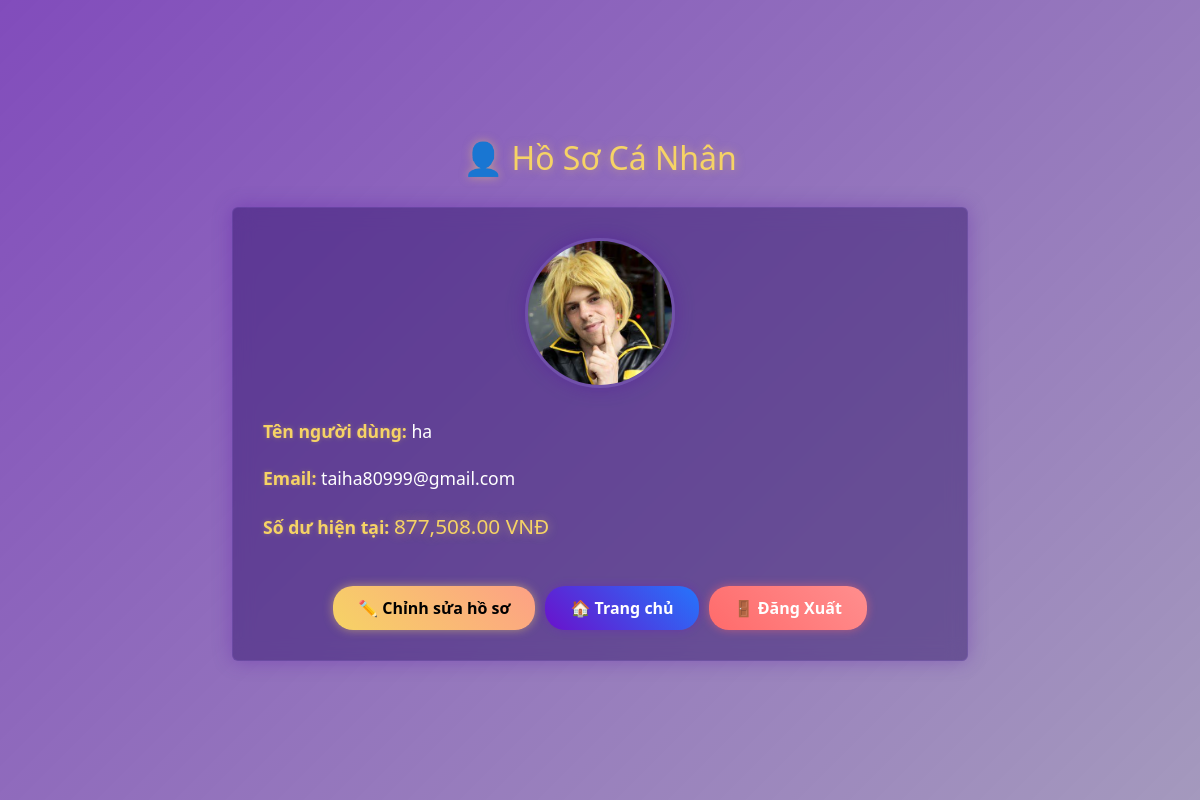
The page /pages/profile.php (signed in) on the database its author committed.
### tables this page shows
CREATE TABLE `users` (
  `id` int(11) NOT NULL,
  `username` varchar(255) NOT NULL,
  `password` varchar(255) NOT NULL,
  `role` varchar(50) NOT NULL DEFAULT 'user',
  `google_id` varchar(255) DEFAULT NULL,
  `facebook_id` varchar(255) DEFAULT NULL,
  `name` varchar(255) DEFAULT NULL,
  `email` varchar(255) NOT NULL,
  `balance` decimal(10,2) NOT NULL DEFAULT 0.00,
  `type` varchar(50) NOT NULL DEFAULT 'standard',
  `avatar` varchar(255) DEFAULT NULL,
  `reset_token` varchar(255) DEFAULT NULL,
  `reset_token_expires` datetime DEFAULT NULL,
  `token_expires` datetime DEFAULT NULL,
  `is_deleted` tinyint(1) DEFAULT 0,
  `deleted_at` datetime DEFAULT NULL
);

### pages/profile.php (the view, shortened to what this page needs)
<?php
include '../config.php';
$userId = $_SESSION['user_id'];
$sql = "SELECT username, email, balance, avatar FROM users WHERE id = ?";
$stmt = $conn->prepare($sql);
$stmt->bind_param("i", $userId);
$stmt->execute();
$stmt->bind_result($username, $email, $balance, $avatar);
if ($username && strpos($username, '@gmail.com') !== false) {
    $display_name = substr($username, 0, strpos($username, '@gmail.com'));
} else {
    $display_name = $username;
}
?>
<!DOCTYPE html>
<html lang="vi">
<head>
    <link rel="stylesheet" href="https://cdn.jsdelivr.net/npm/bootstrap@5.3.0/dist/css/bootstrap.min.css">
</head>
<body>
    <video class="video-background" autoplay muted loop playsinline>
        <source src="../images/video/background.mp4" type="video/mp4">
    </video>
    <div class="video-overlay"></div>
    <div class="container">
        <div class="row justify-content-center">
            <div class="col-md-8">
                <h2 class="text-center">👤 Hồ Sơ Cá Nhân</h2>
                <div class="card">
                    <div class="avatar-container">
                        <?php if (!empty($avatar) && file_exists('uploads/' . basename($avatar))): ?>
                            <img src="uploads/<?php echo htmlspecialchars(basename($avatar)); ?>" alt="Avatar" class="avatar-image">
                        <?php else: ?>
                            <div class="default-avatar">
                                <?php echo strtoupper(substr($display_name, 0, 1)); ?>
                            </div>
                        <?php endif; ?>
                    </div>
                    <p><strong>Tên người dùng:</strong> <?php echo htmlspecialchars($display_name); ?></p>
                    <p><strong>Email:</strong> <?php echo htmlspecialchars($email); ?></p>
                    <p><strong>Số dư hiện tại:</strong> <span class="balance"><?php echo number_format($balance, 2); ?> VNĐ</span></p>
                    <div class="d-flex justify-content-center mt-4">
                        <a href="edit-profile.php" class="btn btn-warning">✏️ Chỉnh sửa hồ sơ</a>
                        <a href="../index.php" class="btn btn-light">🏠 Trang chủ</a>
                        <a href="logout.php" class="btn btn-danger">🚪 Đăng Xuất</a>
                    </div>
                </div>
            </div>
        </div>
    </div>
</body>
</html>

### pages/profile.php (style rules this page uses)
.video-background { position: fixed; top: 0; left: 0; width: 100%; height: 100%; z-index: -1; object-fit: cover; }
.video-overlay { position: fixed; top: 0; left: 0; width: 100%; height: 100%; background: linear-gradient(135deg, rgba(76, 0, 159, 0.7), rgba(28, 0, 91, 0.4)); z-index: -1; }
body { color: #fff; font-family: 'Segoe UI', Tahoma, Geneva, Verdana, sans-serif; min-height: 100vh; display: flex; align-items: center; background: transparent; }
.card { background: rgba(28, 0, 91, 0.4) !important; backdrop-filter: blur(10px); border: 1px solid rgba(147, 112, 219, 0.2); box-shadow: 0 0 20px rgba(76, 0, 159, 0.3); transition: all 0.3s ease; color: white; padding: 30px; }
h2 { color: #f6d365; text-shadow: 0 0 10px rgba(246, 211, 101, 0.5); margin-bottom: 30px; animation: fireAnimation 3s ease infinite; }
.btn { transition: all 0.3s ease; padding: 10px 25px; border-radius: 20px; font-weight: bold; margin: 0 5px; }
.btn-warning { background: linear-gradient(45deg, #f6d365, #fda085); border: none; box-shadow: 0 0 10px rgba(246, 211, 101, 0.5); }
.btn-light { background: linear-gradient(45deg, #6a11cb, #2575fc); border: none; box-shadow: 0 0 10px rgba(106, 17, 203, 0.3); color: white; }
.btn-danger { background: linear-gradient(45deg, #ff6b6b, #ff8e8e); border: none; box-shadow: 0 0 10px rgba(255, 107, 107, 0.5); }
p { font-size: 1.1rem; margin-bottom: 20px; }
p strong { color: #f6d365; text-shadow: 0 0 5px rgba(246, 211, 101, 0.3); }
.balance { font-size: 1.3rem; color: #f6d365; text-shadow: 0 0 10px rgba(246, 211, 101, 0.5); }
.avatar-container { position: relative; width: 150px; height: 150px; margin: 0 auto 30px; border-radius: 50%; overflow: hidden; border: 3px solid rgba(147, 112, 219, 0.3); box-shadow: 0 0 20px rgba(76, 0, 159, 0.3); transition: all 0.3s ease; }
.avatar-image { width: 100%; height: 100%; object-fit: cover; }
.card { animation: fadeInUp 0.5s ease-out; }

### rows shown on the page
users: avatar (picture), username "ha", email "taiha80999@gmail.com", balance "877,508.00"
